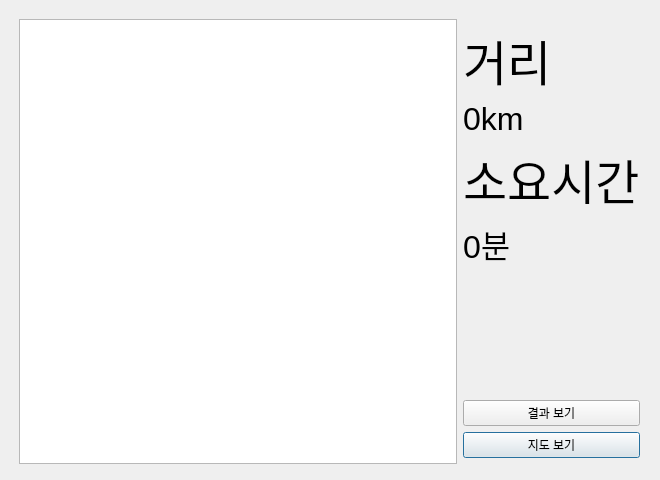
<?xml version="1.0" encoding="UTF-8"?>
<ui version="4.0">
 <class>Dialog</class>
 <widget class="QDialog" name="Dialog">
  <property name="geometry">
   <rect>
    <x>0</x>
    <y>0</y>
    <width>660</width>
    <height>480</height>
   </rect>
  </property>
  <property name="windowTitle">
   <string>Dialog</string>
  </property>
  <widget class="QWidget" name="gridLayoutWidget">
   <property name="geometry">
    <rect>
     <x>9</x>
     <y>9</y>
     <width>641</width>
     <height>465</height>
    </rect>
   </property>
   <layout class="QGridLayout" name="gridLayout">
    <property name="leftMargin">
     <number>10</number>
    </property>
    <property name="topMargin">
     <number>10</number>
    </property>
    <property name="rightMargin">
     <number>10</number>
    </property>
    <property name="bottomMargin">
     <number>10</number>
    </property>
    <item row="1" column="1">
     <widget class="QLabel" name="label">
      <property name="text">
       <string>&lt;html&gt;&lt;head/&gt;&lt;body&gt;&lt;p&gt;&lt;span style=&quot; font-size:36pt;&quot;&gt;거리&lt;/span&gt;&lt;/p&gt;&lt;/body&gt;&lt;/html&gt;</string>
      </property>
     </widget>
    </item>
    <item row="5" column="1">
     <spacer name="verticalSpacer">
      <property name="orientation">
       <enum>Qt::Vertical</enum>
      </property>
      <property name="sizeHint" stdset="0">
       <size>
        <width>20</width>
        <height>40</height>
       </size>
      </property>
     </spacer>
    </item>
    <item row="2" column="1">
     <widget class="QLabel" name="km_dis">
      <property name="text">
       <string>&lt;html&gt;&lt;head/&gt;&lt;body&gt;&lt;p&gt;&lt;span style=&quot; font-size:24pt;&quot;&gt;0km&lt;/span&gt;&lt;/p&gt;&lt;/body&gt;&lt;/html&gt;</string>
      </property>
     </widget>
    </item>
    <item row="0" column="0" rowspan="9">
     <widget class="QListWidget" name="listWidget"/>
    </item>
    <item row="4" column="1">
     <widget class="QLabel" name="min_time">
      <property name="text">
       <string>&lt;html&gt;&lt;head/&gt;&lt;body&gt;&lt;p&gt;&lt;span style=&quot; font-size:24pt;&quot;&gt;0분&lt;/span&gt;&lt;/p&gt;&lt;/body&gt;&lt;/html&gt;</string>
      </property>
     </widget>
    </item>
    <item row="3" column="1">
     <widget class="QLabel" name="label_5">
      <property name="text">
       <string>&lt;html&gt;&lt;head/&gt;&lt;body&gt;&lt;p&gt;&lt;span style=&quot; font-size:36pt;&quot;&gt;소요시간&lt;/span&gt;&lt;/p&gt;&lt;/body&gt;&lt;/html&gt;</string>
      </property>
     </widget>
    </item>
    <item row="7" column="1">
     <widget class="QPushButton" name="TotheMAP">
      <property name="text">
       <string>지도 보기</string>
      </property>
     </widget>
    </item>
    <item row="6" column="1">
     <widget class="QPushButton" name="pushButton">
      <property name="text">
       <string>결과 보기</string>
      </property>
     </widget>
    </item>
   </layout>
  </widget>
 </widget>
 <resources>
  <include location="main.qrc"/>
 </resources>
 <connections/>
</ui>
